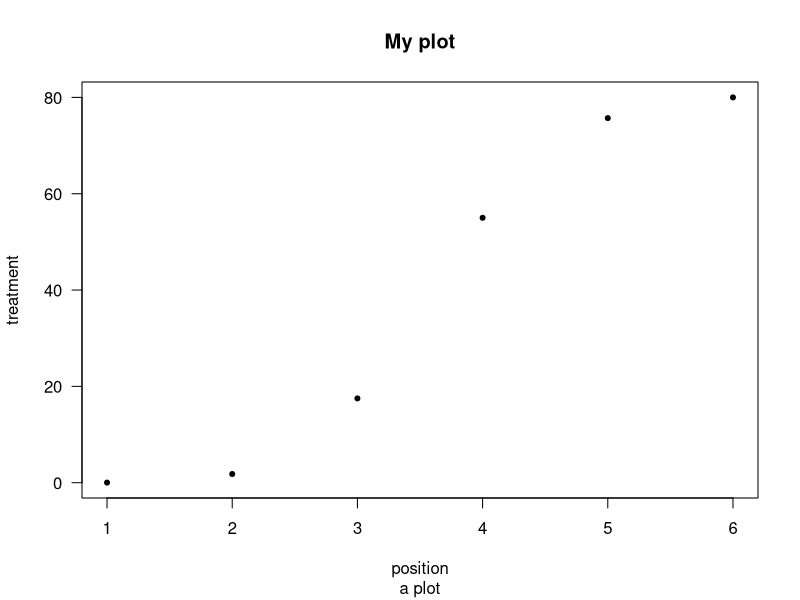
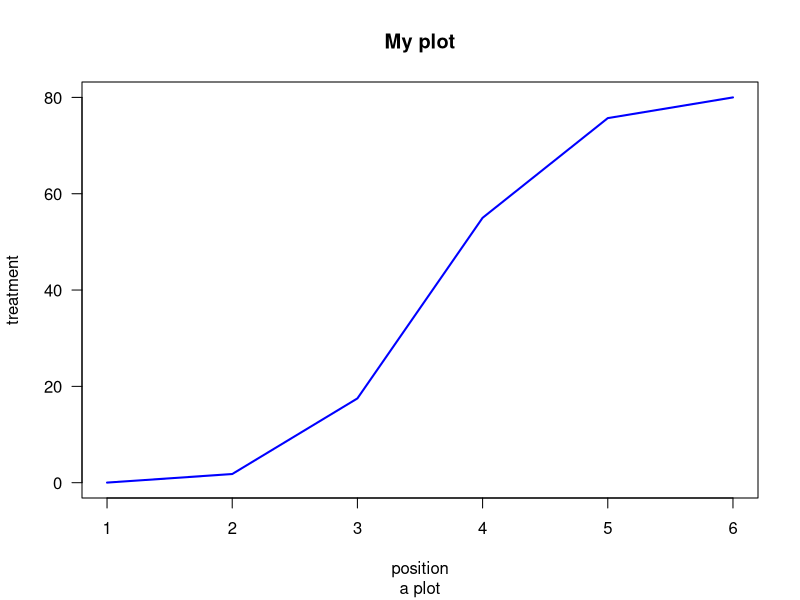
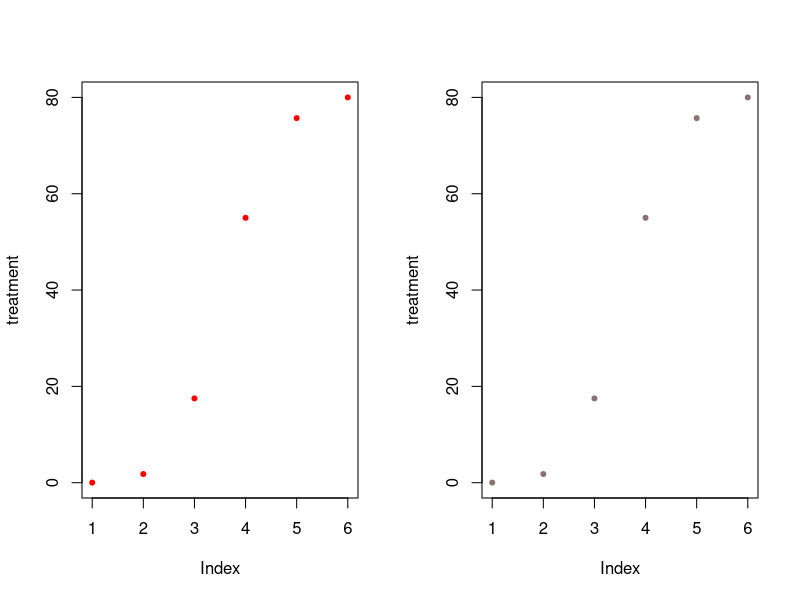
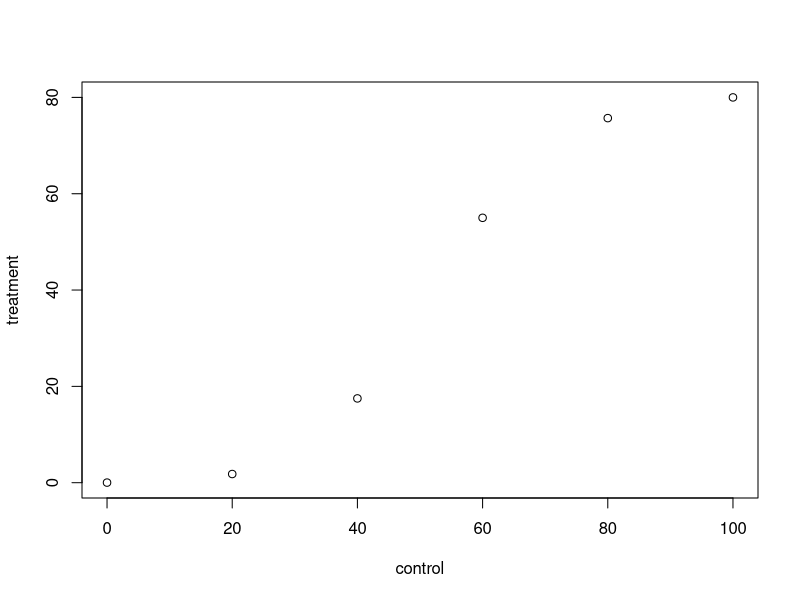
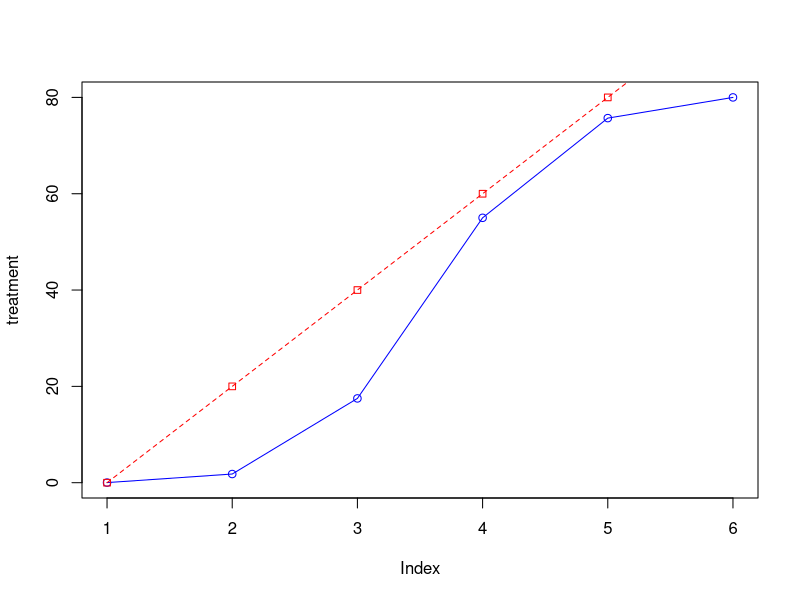
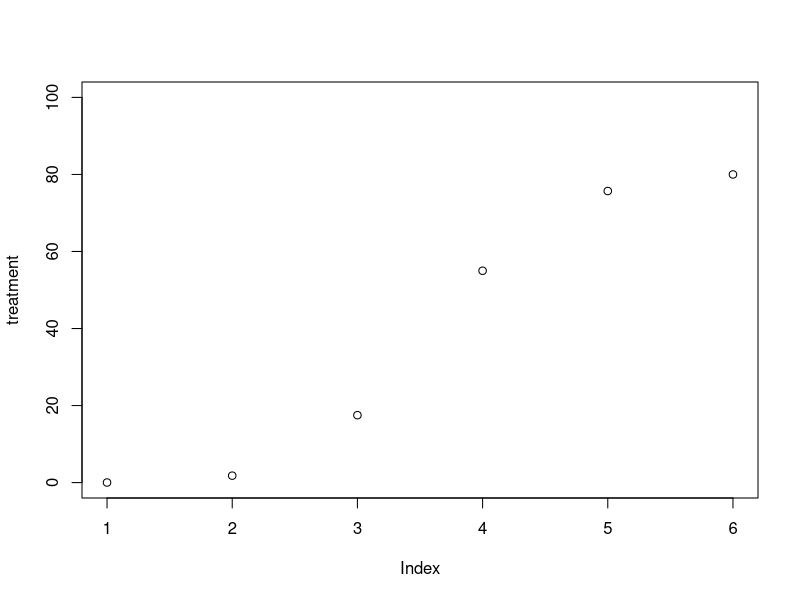
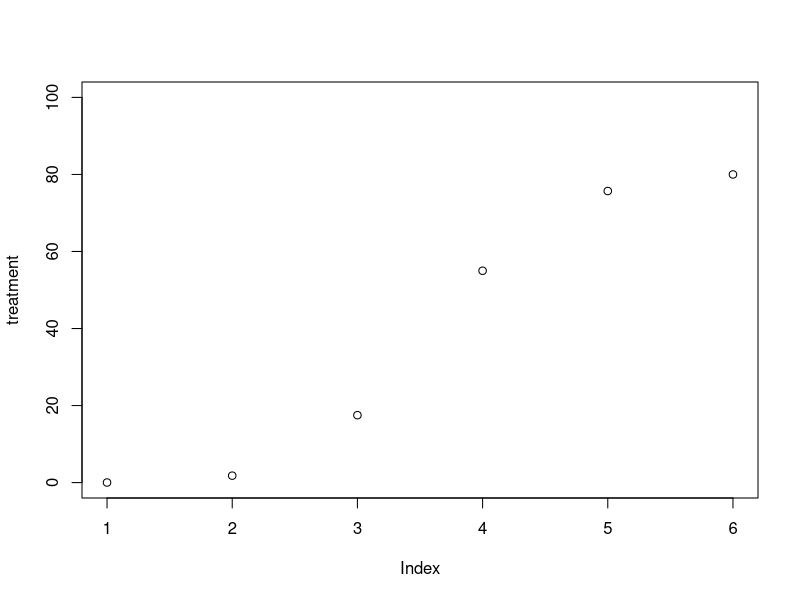
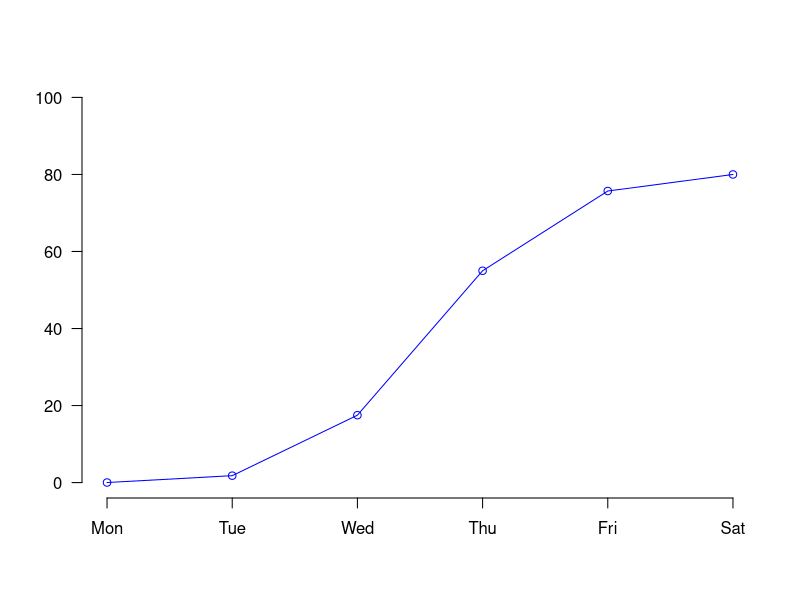

Recreate these plots in R, in order.
##########################
####### Graphics_1015 ####
##########################

# 0.0 data
treatment <- c(0.02,1.8, 17.5, 55,75.7, 80)

#1.1 plot dot
plot(treatment,  main = "My plot", sub = "a plot", type = 'p',#'p'dot #'o'dot+line type = 'p',
     xlab = "position", ylab = "treatment", #label name
     las=1,    #[las]x-label argument:1-lining,2-horizontal
     pch=20, cex=1 #[pch] point shape [cex] point size
      ) 

#1.2 plot line
plot(treatment,  main = "My plot", sub = "a plot", #'p'dot #'o'dot+line type = 'p',
     xlab = "position", ylab = "treatment", #label name
     las=1,    #[las]x-label argument:1-lining,2-horizontal
     type="l", lty=1, lwd=2, #[lty] line shape [lwd] line weight
     col="blue"
     )

#2.0 [par] multiplot in same windows
par(mfrow = c(1,2))
plot(treatment, type="p", cex=1, pch=20, col="Red")
plot(treatment, type="p", cex=1, pch=20, col='#87736f')
dev.off()  #terminated

#2.1 [lines] multiple treatment in one fig
treatment <- c(0.02, 1.8, 17.5, 55,75.7, 80)
control <- c(0, 20, 40, 60, 80, 100)
plot(control,treatment)
       #---> no function
treatment <- c(0.02, 1.8, 17.5, 55,75.7, 80)
control <- c(0, 20, 40, 60, 80, 100)
plot(treatment, type="o", col= "blue")
lines(control, type="o", pch=22, lty=2, col="red")

#2.2 [range] limit range
#(1)
g_range <- range(0, treatment, control)
g_range
plot(treatment, ylim=g_range)
#(2)
plot(treatment, ylim=c(0,100))

#2.3 [FALSE] comstome x/y lable
plot(treatment, type="o", col="blue", ylim=g_range, axes=FALSE, ann=FALSE)
axis(side=1, at=1:6, lab=c("Mon","Tue","Wed","Thu","Fri","Sat"))
axis(2, las=1, at=seq(0,g_range[2],by=20))

#2.4 [box] freming plot
plot(treatment, type="o", col="blue", ylim=g_range, axes=FALSE, ann=FALSE)
axis(side=1, at=1:6, lab=c("Mon","Tue","Wed","Thu","Fri","Sat"))
axis(2, las=1, at=seq(0,g_range[2],by=20))
box() #

#2.5 [legend] 
legend("topleft",legend=c("treatment","control"), col=c("blue","red"), pch=21:22, lty=1:2) 

#3.1 [hist] histograms
hist(treatment, col="lightblue", ylim=c(0,5),cex.main=0.8) #[cex.main] main size

#4.1 [dotchart] dotchart
data<-data.frame(treatment, control)
row.names(data)<-c("Mon","Tue","Wed","Thu","Fri","Sat")
data
t(data) #[t()] rotation table
dotchart(as.matrix(t(data)))

#5.1 [boxplot] box plot
?ToothGrowth
xaxs='i'#remove margion

getwd()



